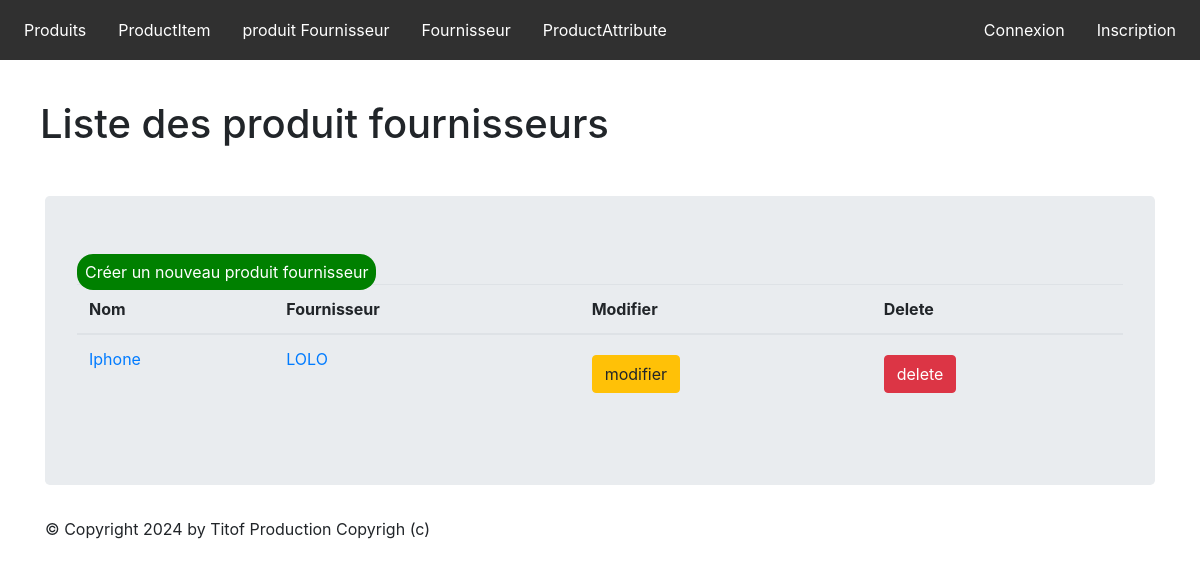
/monapp/productFournisseur/list, run on an earlier commit of the app's database.
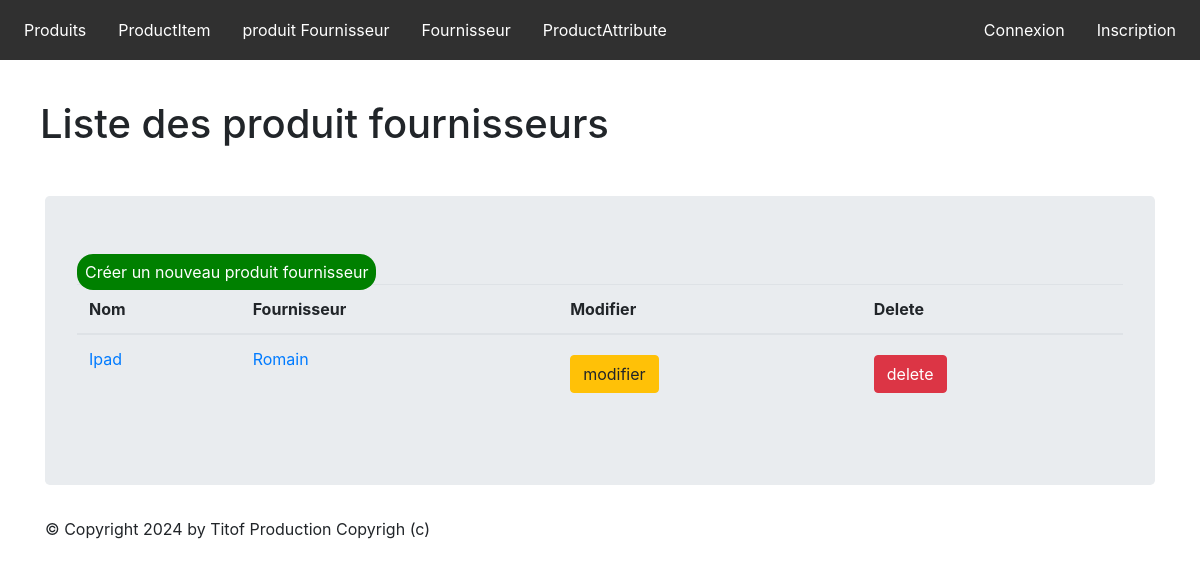
And on a later commit of the database.
### monapp/models.py (models this page shows, shortened)
class ProductFournisseur(models.Model):
    class Meta:
        verbose_name = "ProduitFournisseur"
    product       = models.ForeignKey('Product', on_delete=models.CASCADE)
    fournisseur   = models.ForeignKey('Fournisseur', on_delete=models.CASCADE)
    price_ht      = models.DecimalField(max_digits=8, decimal_places=2,  null=True, blank=True, verbose_name="Prix unitaire HT")
    price_ttc     = models.DecimalField(max_digits=8, decimal_places=2,  null=True, blank=True, verbose_name="Prix unitaire TTC")

class Product(models.Model):
    class Meta:
        verbose_name = "Produit"
    name          = models.CharField(max_length=100)
    code          = models.CharField(max_length=10, null=True, blank=True, unique=True)
    status        = models.SmallIntegerField(choices=PRODUCT_STATUS, default=0)
    date_creation = models.DateTimeField(blank=True, verbose_name="Date création")
    stock         = models.IntegerField(default= 0 ,validators=[MinValueValidator(0)])

class Fournisseur(models.Model):
    class Meta:
        verbose_name = "Fournisseur"
    name        = models.CharField(max_length=100)

### monapp/views.py (the view)
# urls.py: path("productFournisseur/list",views.ProductFournisseurListView.as_view(),name="productFournisseur-list"),
class ProductFournisseurListView(ListView):
    model = ProductFournisseur
    template_name = "monapp/list_productFournisseur.html"
    context_object_name = "fournisseur"
    def get_queryset(self ):
        return ProductFournisseur.objects.all()
    def get_context_data(self, **kwargs):
        context = super(ProductFournisseurListView, self).get_context_data(**kwargs)
        context['titremenu'] = "Liste des produit fournisseurs"
        return context

### monapp/templates/monapp/list_productFournisseur.html (shortened to what this page needs)
{% extends 'monapp/base.html' %}
{% block menu %}
    <h1>    {{ titremenu }}    </h1>
{% endblock %}
{% block contenu %}
    <table class="table">
    <a class="btnCree" href="{% url 'productFournisseur-add' %}">Créer un nouveau produit fournisseur</a>
    <thead>
        <th>Nom</th>
        <th> Fournisseur </th>
        <th>Modifier</th>
        <th>Delete</th>
    </thead>
    <tbody>
    {% for prdct in fournisseur %}
    <tr>
        <td><a href="{% url 'productFournisseur-detail' prdct.id %}">{{ prdct.product.name }}</a></td>
        <td><a href="{% url 'fournisseur-detail' prdct.fournisseur.id %}">{{ prdct.fournisseur.name }}</a></td>
        <td>
            <a href="{% url 'productFournisseur-update' prdct.id %}" class="btn btn-warning mt-2">modifier</a>
        </td>
        <td>
            <a href="{% url 'productFournisseur-delete' prdct.id %}" class="btn btn-danger mt-2">delete</a>
        </td>
    </tr>
    {% endfor %}
    </tbody>
    </table>
{% endblock %}

What changed in the data, as far as the page shows it:
removed ProductFournisseur: product.name "Iphone", fournisseur.name "LOLO"
added ProductFournisseur: product.name "Ipad", fournisseur.name "Romain"
